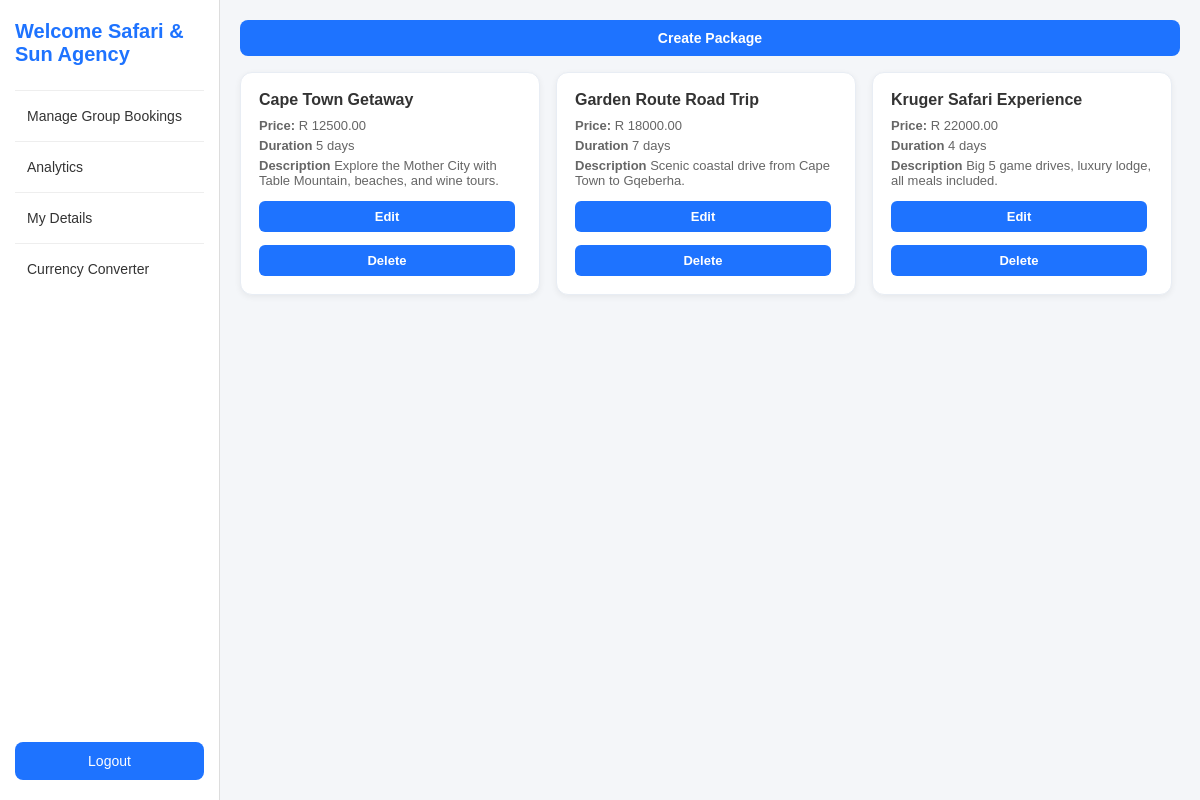
The app's page /pages/agency/agency_dashboard.php (signed in) with its own data.
### tables this page shows
CREATE TABLE `users` (
  `User_ID` int(11) NOT NULL,
  `Name` varchar(100) NOT NULL,
  `Password_Hash` varchar(255) NOT NULL,
  `Email` varchar(255) NOT NULL,
  `Cell` varchar(20) NOT NULL,
  `Type` enum('Agency','Traveller') NOT NULL
);

CREATE TABLE `packages` (
  `Package_ID` int(11) NOT NULL,
  `Agency_ID` int(11) NOT NULL,
  `Name` varchar(200) NOT NULL,
  `Price` decimal(10,2) NOT NULL CHECK (`Price` > 0),
  `Description` text NOT NULL,
  `Duration` int(11) NOT NULL CHECK (`Duration` > 0),
  `Capacity` int(11) NOT NULL DEFAULT 20 CHECK (`Capacity` > 0)
);

### includes/auth.php (called while the page is built, shortened)
<?php
    require_once __DIR__ . '/database.php';
    function getAgencyByUserID($userID){
        global $conn;
        $statement = $conn->prepare("SELECT User_ID, Name, Email, Type FROM users WHERE User_ID = ? AND Type = 'Agency'");
        $statement->bind_param("s", $userID);
        $statement->execute();
        $result = $statement->get_result();
        $user = $result->fetch_assoc();
        return ['success' => true, 'user' => $user];
    }
?>

### includes/session.php (called while the page is built, shortened)
<?php
    function getCurrentUserID(){
        return $_SESSION['userID'] ?? null;
    }
?>

### includes/agency_dashboard_queries.php (called while the page is built, shortened)
<?php
function getAgencyPackages($conn, $agency_id)
{
    $stmt = $conn->prepare('SELECT * FROM packages WHERE Agency_ID = ? ORDER BY Name');
    $stmt->bind_param('i', $agency_id);
    $stmt->execute();
    $result = $stmt->get_result();
    $packages = [];
    while ($row = $result->fetch_assoc()) {
        $packages[] = $row;
    }
    return $packages;
}

### pages/agency/agency_dashboard.php (the view, shortened to what this page needs)
<?php
require_once __DIR__ . '/../../includes/session.php';
require_once __DIR__ . '/../../includes/database.php';
require_once __DIR__ . '/../../includes/auth.php';
require_once __DIR__ . '/../../includes/agency_dashboard_queries.php';
$agency_id = getCurrentUserID();
$packages = getAgencyPackages($conn, $agency_id);
$agencyResult = getAgencyByUserID($agency_id);
if ($agencyResult['success']) {
    $agencyName = $agencyResult['user']['Name'];
} else {
    $agencyName = 'Agency';
}
?>
<!DOCTYPE html>
<html lang="en">
<head>
    <link rel="stylesheet" href="../../css/dashboard.css">
</head>
<body>
    <div class="myContainer">
        <div class="sidepanel">
            <h1>Welcome <?php echo htmlspecialchars($agencyName); ?></h1>
            <hr>
            <p>Manage Group Bookings</p>
            <hr>
            <p>Analytics</p>
            <hr>
            <p>My Details</p>
            <hr>
            <p>Currency Converter</p>
            <a href="../logout.php">Logout</a>
        </div>
        <div id="mainBoard">
            <button onclick="window.location.href='create_package.php'">Create Package</button>
            <?php if (empty($packages)): ?>
                <p> No packages yet. Create one!</p>
            <?php else: ?>
                <?php foreach ($packages as $pkg): ?>
                    <div class="dashboardCard">
                        <h3> <?php echo htmlspecialchars($pkg['Name']) ?> </h3>
                        <p><strong>Price:</strong> R <?php echo htmlspecialchars($pkg['Price']) ?> </p>
                        <p><strong>Duration</strong> <?php echo htmlspecialchars($pkg['Duration']) ?> days </p>
                        <p><strong>Description</strong> <?php echo htmlspecialchars($pkg['Description']) ?></p>
                        <button onclick="window.location.href='create_package.php?package_id=<?php echo $pkg['Package_ID'] ?>' ">Edit</button>
                        <button onclick="deletePackage(<?php echo $pkg['Package_ID'] ?>)">Delete</button>
                    </div>
                <?php endforeach; ?>
            <?php endif; ?>
        </div>
    </div>
</body>
</html>

### css/dashboard.css (style rules this page uses)
* { box-sizing: border-box; margin: 0; padding: 0; font-family: Arial, Helvetica, sans-serif; }
body { background: #f4f6f9; color: #333; min-height: 100vh; }
.myContainer { display: flex; min-height: 100vh; }
.sidepanel { width: 220px; min-width: 220px; background: #ffffff; border-right: 1px solid #ddd; padding: 20px 15px; display: flex; flex-direction: column; gap: 6px; position: sticky; top: 0; height: 100vh; overflow-y: auto; }
.sidepanel h1 { font-size: 20px; font-weight: bold; color: #1e73ff; margin-bottom: 18px; }
.sidepanel hr { border: none; border-top: 1px solid #eee; }
.sidepanel p { padding: 11px 12px; border-radius: 8px; cursor: pointer; transition: 0.3s; font-size: 14px; color: #333; }
.sidepanel a { margin-top: auto; display: block; padding: 11px 12px; background: #1e73ff; color: #ffffff; text-decoration: none; border-radius: 8px; font-size: 14px; text-align: center; transition: 0.3s; }
#mainBoard { flex: 1; padding: 20px; display: flex; flex-direction: row; flex-wrap: wrap; align-content: flex-start; gap: 16px; }
#mainBoard button { font-size: 14px; font-weight: bold; color: #ffffff; background: #1e73ff; border: none; border-radius: 8px; padding: 10px 18px; cursor: pointer; transition: 0.3s; }
#mainBoard > button { flex-basis: 100%; }
.dashboardCard { background: #ffffff; border: 1px solid #e8edf4; border-radius: 12px; box-shadow: 0 2px 6px rgba(0, 0, 0, 0.06); width: 300px; padding: 18px; display: flex; flex-direction: column; gap: 5px; transition: 0.2s ease; }
.dashboardCard h3 { font-size: 16px; color: #333; margin-bottom: 4px; }
.dashboardCard p { font-size: 13px; color: #666; }
#mainBoard .dashboardCard button { font-size: 13px; padding: 8px 14px; border-radius: 6px; margin-top: 8px; margin-right: 6px; }

### records on screen
users: Name "Safari & Sun Agency"
packages: Name "Cape Town Getaway", Price "12500.00", Duration "5", Description "Explore the Mother City with Table Mountain, beaches, and wine tours."
packages: Name "Garden Route Road Trip", Price "18000.00", Duration "7", Description "Scenic coastal drive from Cape Town to Gqeberha."
packages: Name "Kruger Safari Experience", Price "22000.00", Duration "4", Description "Big 5 game drives, luxury lodge, all meals included."
